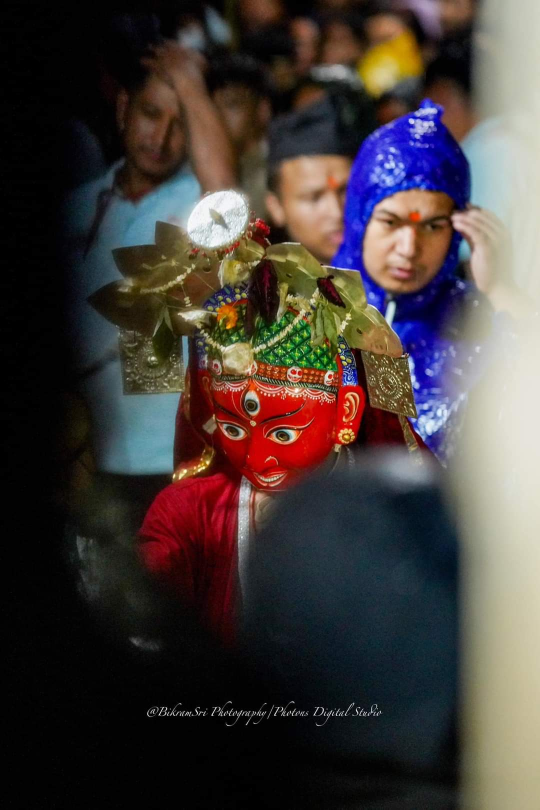
#> input picture assets/IMG1.jpg, 1080 x 1619 px, given in place of IMG8.jpg, which was not available (shown at 1/2 size)
$ python -i main.py   (imports and definitions only)
#> lines starting #> are read from the running program, lines starting #| are printed output that depends on the picture
from tkinter import *
from tkinter import filedialog
from PIL import Image, ImageTk
import random
import os

# [85 lines left out: functions preview, display_img, open_image, display_from_location, not called in this run]

def main():
    root = Tk()
    root.geometry("1080x720")
    root.title("Bhaila Gallery")
    asset_folder = "assets"
    root.wm_iconbitmap(os.path.join(asset_folder, 'apple.ico'))
    root.config(bg="#87bab5")

    #create a frame to display the preview image
    global bg_frame
    bg_frame = Frame(root)
    bg_frame.pack(pady=20)

    img_list = [
                    os.path.join(asset_folder, 'Background.jpg'),
                    os.path.join(asset_folder, 'bhaila.jpg'),
                    os.path.join(asset_folder, 'daagi3.jpg'),
                    os.path.join(asset_folder, 'group_dance.jpg'),
                    os.path.join(asset_folder, 'group.jpg'),
                    os.path.join(asset_folder, 'IMG1.jpg'),
                    os.path.join(asset_folder, 'IMG2.jpg'),
                    os.path.join(asset_folder, 'IMG3.jpg'),
                    os.path.join(asset_folder, 'IMG4.jpg'),
                    os.path.join(asset_folder, 'IMG5.jpg'),
                    os.path.join(asset_folder, 'IMG6.jpg'),
                    os.path.join(asset_folder, 'IMG7.jpg'),
                    os.path.join(asset_folder, 'IMG8.jpg'),
                    os.path.join(asset_folder, 'IMG9.jpg'),
                    os.path.join(asset_folder, 'jyapugacha_daagi.jpg'),
                    os.path.join(asset_folder, 'jyapugacha.jpg'),
                ]

    # Load and resize the image
    choice = random.choice(img_list)
    image = Image.open(choice)
#> image is the input picture: PIL image 1080x1619 RGB; mean R, G, B 68.6, 60.2, 57.9

    # Calculate the maximum dimensions for the preview window
    max_width, max_height = 480,300  # Adjust these values as needed

    # Maintain aspect ratio and fit within the preview window
    image_width, image_height = image.size
#> image_width = 1080; image_height = 1619
    ratio = min(max_width / image_width, max_height / image_height)
#> ratio = 0.185
    new_width = int(image_width * ratio)
#> new_width = 200
    new_height = int(image_height * ratio)
#> new_height = 300

    image = image.resize((new_width, new_height), Image.Resampling.LANCZOS)
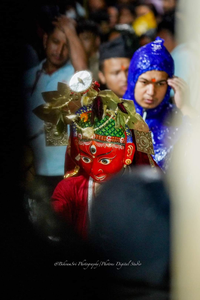
#> image: PIL image 200x300 RGB; mean R, G, B 68.6, 60.2, 57.9
    photo = ImageTk.PhotoImage(image)

    # Set the image as the background
    background_label = Label(bg_frame, image=photo)
    background_label.pack(fill=BOTH)

    #text
    Label(root, text="थिमि भैल: २०८१ ताहाननी",
          font=("Courier",26), bg="#87bab5").pack(pady=12)
#> (the run stopped early here; a loop or call above may not have finished)

$ run again, on assets/IMG5.jpg
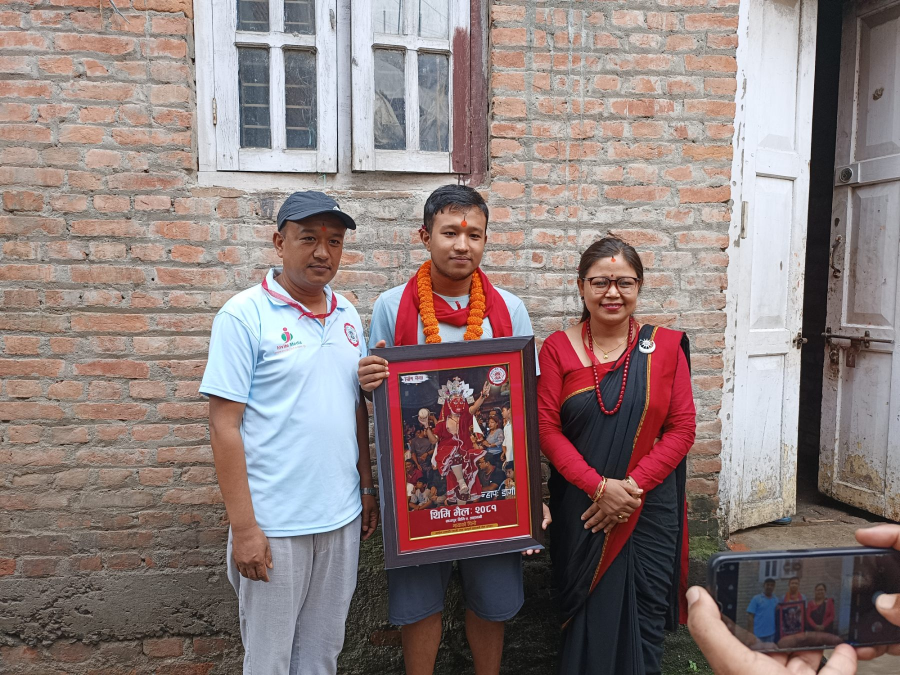
#> input picture assets/IMG5.jpg, 1800 x 1350 px, given in place of IMG8.jpg, which was not available (shown at 1/2 size)
#> in main, image is the input picture: PIL image 1800x1350 RGB; mean R, G, B 141.7, 125.8, 124.5
#> in main, `image = image.resize((new_width, new_height), Image.Resampling.LANCZOS)`:
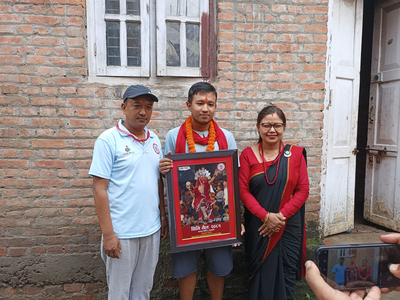
#> image: PIL image 400x300 RGB; mean R, G, B 141.7, 125.8, 124.5

$ run again, on assets/IMG6.jpg
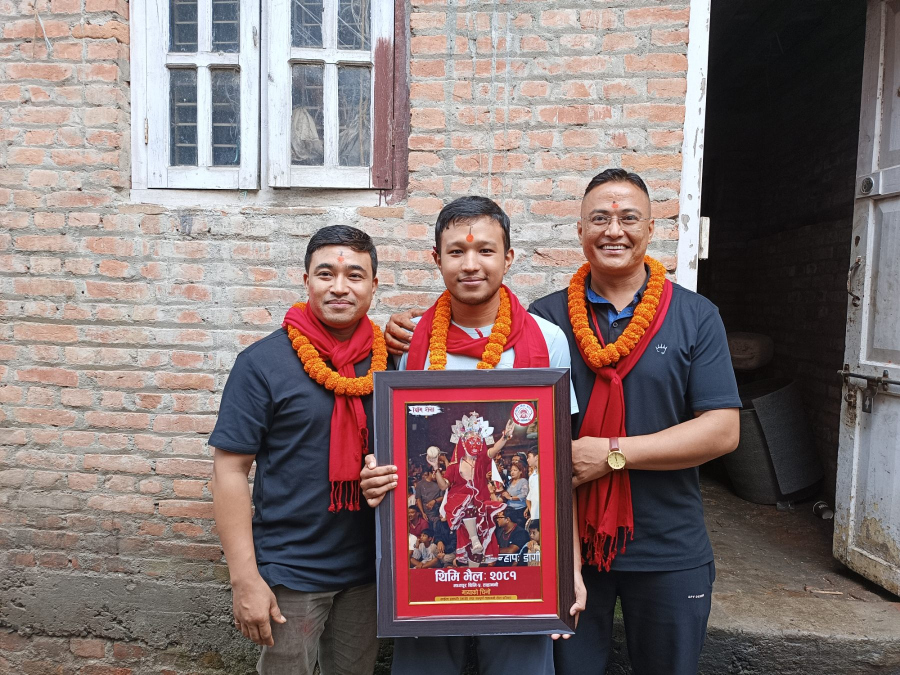
#> input picture assets/IMG6.jpg, 1800 x 1350 px, given in place of IMG8.jpg, which was not available (shown at 1/2 size)
#> in main, image is the input picture: PIL image 1800x1350 RGB; mean R, G, B 132.6, 115.1, 114
#> in main, `image = image.resize((new_width, new_height), Image.Resampling.LANCZOS)`:
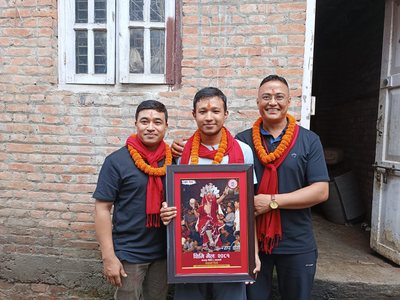
#> image: PIL image 400x300 RGB; mean R, G, B 132.6, 115.1, 113.9

$ run again, on assets/IMG7.jpg
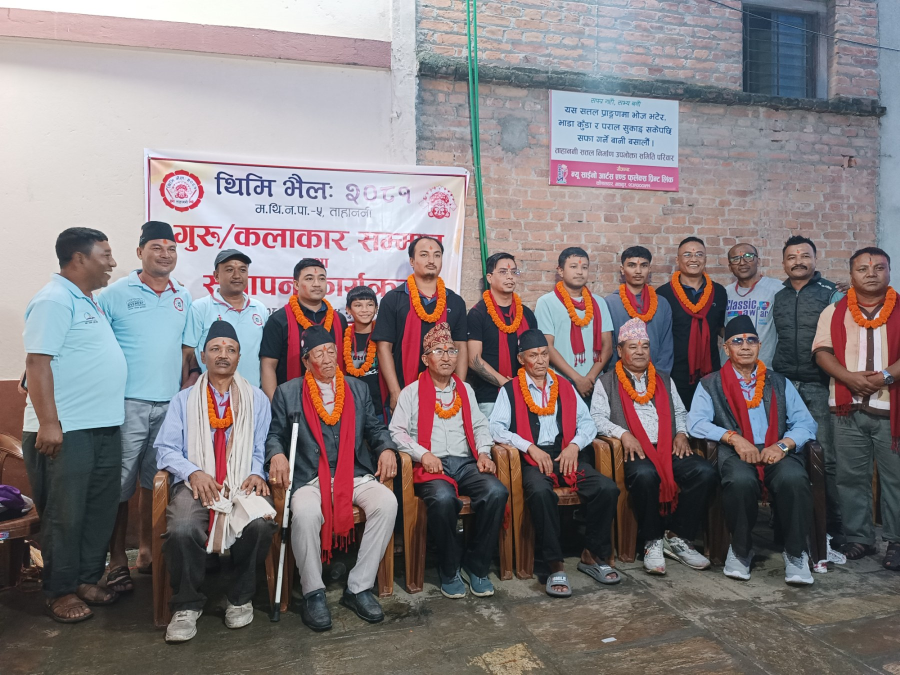
#> input picture assets/IMG7.jpg, 1800 x 1350 px, given in place of IMG8.jpg, which was not available (shown at 1/2 size)
#> in main, image is the input picture: PIL image 1800x1350 RGB; mean R, G, B 132.6, 123.3, 125.3
#> in main, `image = image.resize((new_width, new_height), Image.Resampling.LANCZOS)`:
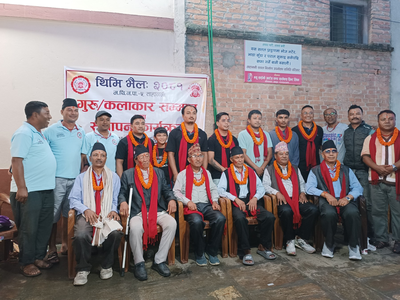
#> image: PIL image 400x300 RGB; mean R, G, B 132.6, 123.3, 125.3
